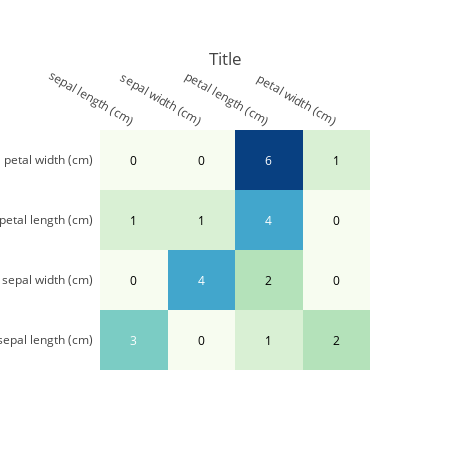

Write notebook code for a chart like this one.
### Markdown cell above
# Konfusionsmatrix

### Code cell
import plotly.figure_factory as ff
from sklearn.metrics import confusion_matrix

# Calculate confusion matrix
cm = confusion_matrix(y_test, y_pred)
x = iris_dict.feature_names
cm_text = [[str(y) for y in a] for a in cm]


fig = ff.create_annotated_heatmap(cm, x=x, y=x, annotation_text=cm_text, colorscale='gnbu')
fig.update_layout(title='Title', template='none', width=450, height=450, margin={'l': 100, 't': 130})

fig.show()

### Figure 1 — Plotly figure (JSON) as saved in the notebook; plotly's stock layout.template omitted (floating-point values rounded to 4 significant figures)
{"data": [{"colorscale": [[0, "rgb(247,252,240)"], [0.125, "rgb(224,243,219)"], [0.25, "rgb(204,235,197)"], [0.375, "rgb(168,221,181)"], [0.5, "rgb(123,204,196)"], [0.625, "rgb(78,179,211)"], [0.75, "rgb(43,140,190)"], [0.875, "rgb(8,104,172)"], [1, "rgb(8,64,129)"]], "reversescale": false, "showscale": false, "type": "heatmap", "x": ["sepal length (cm)", "sepal width (cm)", "petal length (cm)", "petal width (cm)"], "y": ["sepal length (cm)", "sepal width (cm)", "petal length (cm)", "petal width (cm)"], "z": [[3, 0, 1, 2], [0, 4, 2, 0], [1, 1, 4, 0], [0, 0, 6, 1]]}], "layout": {"annotations": [{"font": {"color": "#FFFFFF"}, "showarrow": false, "text": "3", "x": "sepal length (cm)", "xref": "x", "y": "sepal length (cm)", "yref": "y"}, {"font": {"color": "#000000"}, "showarrow": false, "text": "0", "x": "sepal width (cm)", "xref": "x", "y": "sepal length (cm)", "yref": "y"}, {"font": {"color": "#000000"}, "showarrow": false, "text": "1", "x": "petal length (cm)", "xref": "x", "y": "sepal length (cm)", "yref": "y"}, {"font": {"color": "#000000"}, "showarrow": false, "text": "2", "x": "petal width (cm)", "xref": "x", "y": "sepal length (cm)", "yref": "y"}, {"font": {"color": "#000000"}, "showarrow": false, "text": "0", "x": "sepal length (cm)", "xref": "x", "y": "sepal width (cm)", "yref": "y"}, {"font": {"color": "#FFFFFF"}, "showarrow": false, "text": "4", "x": "sepal width (cm)", "xref": "x", "y": "sepal width (cm)", "yref": "y"}, {"font": {"color": "#000000"}, "showarrow": false, "text": "2", "x": "petal length (cm)", "xref": "x", "y": "sepal width (cm)", "yref": "y"}, {"font": {"color": "#000000"}, "showarrow": false, "text": "0", "x": "petal width (cm)", "xref": "x", "y": "sepal width (cm)", "yref": "y"}, {"font": {"color": "#000000"}, "showarrow": false, "text": "1", "x": "sepal length (cm)", "xref": "x", "y": "petal length (cm)", "yref": "y"}, {"font": {"color": "#000000"}, "showarrow": false, "text": "1", "x": "sepal width (cm)", "xref": "x", "y": "petal length (cm)", "yref": "y"}, {"font": {"color": "#FFFFFF"}, "showarrow": false, "text": "4", "x": "petal length (cm)", "xref": "x", "y": "petal length (cm)", "yref": "y"}, {"font": {"color": "#000000"}, "showarrow": false, "text": "0", "x": "petal width (cm)", "xref": "x", "y": "petal length (cm)", "yref": "y"}, {"font": {"color": "#000000"}, "showarrow": false, "text": "0", "x": "sepal length (cm)", "xref": "x", "y": "petal width (cm)", "yref": "y"}, {"font": {"color": "#000000"}, "showarrow": false, "text": "0", "x": "sepal width (cm)", "xref": "x", "y": "petal width (cm)", "yref": "y"}, {"font": {"color": "#FFFFFF"}, "showarrow": false, "text": "6", "x": "petal length (cm)", "xref": "x", "y": "petal width (cm)", "yref": "y"}, {"font": {"color": "#000000"}, "showarrow": false, "text": "1", "x": "petal width (cm)", "xref": "x", "y": "petal width (cm)", "yref": "y"}], "height": 450, "margin": {"l": 100, "t": 130}, "title": {"text": "Title"}, "width": 450, "xaxis": {"autorange": true, "dtick": 1, "gridcolor": "rgb(0, 0, 0)", "range": [-0.5, 3.5], "side": "top", "ticks": "", "type": "category"}, "yaxis": {"autorange": true, "dtick": 1, "range": [-0.5, 3.5], "ticks": "", "ticksuffix": "  ", "type": "category"}}}
